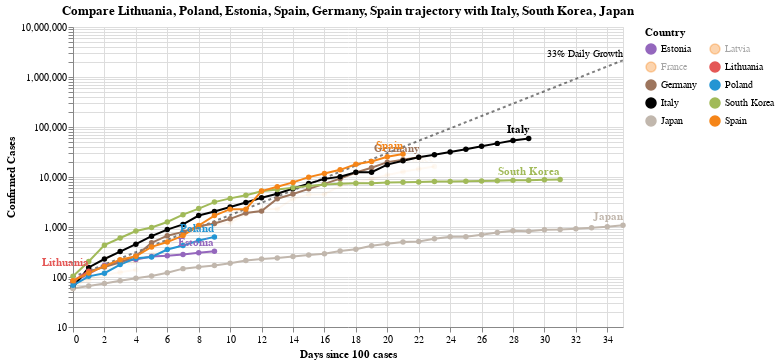

This figure's notebook cell:
### Code cell
#hide_input
chart2 = make_since_chart(['Lithuania', 'Poland', 'Estonia', 'Spain', 'Germany', 'Spain'])
chart2

### Figure 1 — Vega-Lite specification as saved in the notebook (floating-point values rounded to 4 significant figures; data arrays with more than 128 entries replaced by an {"elided": "..."} marker saying what was removed)
{"config": {"view": {"continuousWidth": 400, "continuousHeight": 300}}, "layer": [{"mark": {"type": "line", "color": "black", "opacity": 0.5, "strokeDash": [3, 3]}, "encoding": {"x": {"type": "quantitative", "field": "Days since 100 cases"}, "y": {"type": "quantitative", "field": "Confirmed Cases"}}}, {"mark": {"type": "text", "align": "right", "dy": -6, "fontSize": 10, "text": "33% Daily Growth"}, "encoding": {"x": {"type": "quantitative", "field": "Days since 100 cases"}, "y": {"type": "quantitative", "field": "Confirmed Cases"}}, "transform": [{"filter": "(datum['Days since 100 cases'] >= 35)"}]}, {"data": {"name": "data-71f4f25e5b5fa32765937480d0311e52"}, "mark": {"type": "line", "point": true}, "encoding": {"color": {"type": "nominal", "field": "Country", "legend": {"columns": 2}, "scale": {"domain": ["Estonia", "France", "Germany", "Italy", "Japan", "Latvia", "Lithuania", "Poland", "South Korea", "Spain"], "range": ["#9467bd", "#F58518", "#9D755D", "black", "#C1B7AD", "#F58518", "#E45756", "#2495D3", "#A1BA59", "#F58518"]}}, "opacity": {"condition": {"value": 1, "selection": "selector008"}, "value": 0.05}, "tooltip": [{"type": "nominal", "field": "Country"}, {"type": "temporal", "field": "Date"}, {"type": "quantitative", "field": "Confirmed Cases"}, {"type": "quantitative", "field": "Days since 100 cases"}], "x": {"type": "quantitative", "field": "Days since 100 cases"}, "y": {"type": "quantitative", "field": "Confirmed Cases", "scale": {"type": "log"}}}, "selection": {"selector008": {"type": "multi", "fields": ["Country"], "bind": "legend", "init": [{"Country": "Lithuania"}, {"Country": "Poland"}, {"Country": "Estonia"}, {"Country": "Spain"}, {"Country": "Germany"}, {"Country": "Spain"}, {"Country": "Italy"}, {"Country": "South Korea"}, {"Country": "Japan"}]}}, "width": 550}, {"data": {"name": "data-71f4f25e5b5fa32765937480d0311e52"}, "mark": {"type": "text", "align": "right", "dy": -8, "fontWeight": "bold"}, "encoding": {"color": {"type": "nominal", "field": "Country", "legend": {"columns": 2}, "scale": {"domain": ["Estonia", "France", "Germany", "Italy", "Japan", "Latvia", "Lithuania", "Poland", "South Korea", "Spain"], "range": ["#9467bd", "#F58518", "#9D755D", "black", "#C1B7AD", "#F58518", "#E45756", "#2495D3", "#A1BA59", "#F58518"]}}, "opacity": {"condition": {"value": 1, "selection": "selector008"}, "value": 0.05}, "text": {"type": "nominal", "field": "Country"}, "tooltip": [{"type": "nominal", "field": "Country"}, {"type": "temporal", "field": "Date"}, {"type": "quantitative", "field": "Confirmed Cases"}, {"type": "quantitative", "field": "Days since 100 cases"}], "x": {"type": "quantitative", "field": "Days since 100 cases"}, "y": {"type": "quantitative", "field": "Confirmed Cases", "scale": {"type": "log"}}}, "transform": [{"filter": "(datum['Date'] >= 1584835200000)"}], "width": 550}], "data": {"name": "data-c1a3bbf4dd040f2e7e8e7a69520e3c2a"}, "title": "Compare Lithuania, Poland, Estonia, Spain, Germany, Spain trajectory with Italy, South Korea, Japan", "$schema": "https://vega.github.io/schema/vega-lite/v4.0.2.json", "datasets": {"data-c1a3bbf4dd040f2e7e8e7a69520e3c2a": [{"Days since 100 cases": 0, "Confirmed Cases": 100.0}, {"Days since 100 cases": 1, "Confirmed Cases": 133.0}, {"Days since 100 cases": 2, "Confirmed Cases": 176.9}, {"Days since 100 cases": 3, "Confirmed Cases": 235.3}, {"Days since 100 cases": 4, "Confirmed Cases": 312.9}, {"Days since 100 cases": 5, "Confirmed Cases": 416.2}, {"Days since 100 cases": 6, "Confirmed Cases": 553.5}, {"Days since 100 cases": 7, "Confirmed Cases": 736.1}, {"Days since 100 cases": 8, "Confirmed Cases": 979.1}, {"Days since 100 cases": 9, "Confirmed Cases": 1302.0}, {"Days since 100 cases": 10, "Confirmed Cases": 1732.0}, {"Days since 100 cases": 11, "Confirmed Cases": 2303.0}, {"Days since 100 cases": 12, "Confirmed Cases": 3064.0}, {"Days since 100 cases": 13, "Confirmed Cases": 4074.0}, {"Days since 100 cases": 14, "Confirmed Cases": 5419.0}, {"Days since 100 cases": 15, "Confirmed Cases": 7207.0}, {"Days since 100 cases": 16, "Confirmed Cases": 9586.0}, {"Days since 100 cases": 17, "Confirmed Cases": 12750.0}, {"Days since 100 cases": 18, "Confirmed Cases": 16960.0}, {"Days since 100 cases": 19, "Confirmed Cases": 22550.0}, {"Days since 100 cases": 20, "Confirmed Cases": 29990.0}, {"Days since 100 cases": 21, "Confirmed Cases": 39890.0}, {"Days since 100 cases": 22, "Confirmed Cases": 53060.0}, {"Days since 100 cases": 23, "Confirmed Cases": 70560.0}, {"Days since 100 cases": 24, "Confirmed Cases": 93850.0}, {"Days since 100 cases": 25, "Confirmed Cases": 124800.0}, {"Days since 100 cases": 26, "Confirmed Cases": 166000.0}, {"Days since 100 cases": 27, "Confirmed Cases": 220800.0}, {"Days since 100 cases": 28, "Confirmed Cases": 293700.0}, {"Days since 100 cases": 29, "Confirmed Cases": 390600.0}, {"Days since 100 cases": 30, "Confirmed Cases": 519500.0}, {"Days since 100 cases": 31, "Confirmed Cases": 690900.0}, {"Days since 100 cases": 32, "Confirmed Cases": 918900.0}, {"Days since 100 cases": 33, "Confirmed Cases": 1222000.0}, {"Days since 100 cases": 34, "Confirmed Cases": 1625000.0}, {"Days since 100 cases": 35, "Confirmed Cases": 2162000.0}], "data-71f4f25e5b5fa32765937480d0311e52": {"elided": "194 records"}}}
